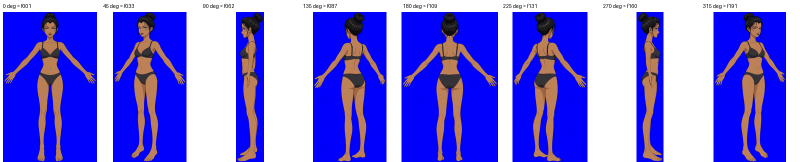
#> input picture body_tools/work/apose_turn/angle_map_sheet.png, 1600 x 324 px (shown at 1/2 size)
$ python measure3q.py ../apose_turn/angle_map_sheet.png
#> lines starting #> are read from the running program, lines starting #| are printed output that depends on the picture; after the words box and inside, x2 and y2 are one past the last pixel; in counts of white or black regions, pixels touching at a corner belong together
### body_tools/work/apose_turn/measure.py
import numpy as np, json, math, sys
from PIL import Image
from scipy import ndimage as nd
sys.path.insert(0, '.'); from seg import mask_of
ROOT = '/workspace/shadowveil'
# landmark levels as fractions of height, from OUR apose rig pivots (top 40, foot 1682): shoulder 439, hip 792, knee 1150, ankle 1570
U = {'shoulder': (439 - 40) / 1642, 'knee': (1150 - 40) / 1642}
WIN = {'bust': (0.27, 0.36, 'max'), 'waist': (0.36, 0.45, 'min'), 'hip': (0.44, 0.53, 'max')}
def runs(row):
    x = np.nonzero(row)[0]
    if not len(x): return []
    br = np.nonzero(np.diff(x) > 1)[0]; st = np.r_[x[0], x[br + 1]]; en = np.r_[x[br], x[-1]]
    return list(zip(st.tolist(), en.tolist()))
def measure(m):
    ys, xs = np.nonzero(m); top, foot = int(ys.min()), int(ys.max()); H = foot - top
    Y = lambda u: int(round(top + u * H))
    hipband = m[Y(0.45):Y(0.50)]; cx = int(np.median(np.nonzero(hipband)[1]))
    def trun(y):
        for a, b in runs(m[y]):
            if a <= cx <= b: return (a, b)
        return None
    out = {'top': top, 'foot': foot, 'H': H, 'cx': cx}
    r = trun(Y(U['shoulder'])); out['shoulder_w'] = r[1] - r[0] + 1 if r else None
    for k, (a, b, mode) in WIN.items():
        ws = [(trun(y)[1] - trun(y)[0] + 1, y) for y in range(Y(a), Y(b)) if trun(y)]
        w, y = (max if mode == 'max' else min)(ws); out[k + '_w'] = w; out[k + '_y'] = y
    # crotch: scanning up from knee level, first row where the centre column is opaque
    yk = Y(U['knee']); cr = None
    for y in range(yk, Y(0.40), -1):
        if m[y, cx]: cr = y; break
        pass
    legsep = cr is not None and cr < yk - 5 and not m[yk, cx]
    out['crotch_y'] = cr if legsep else None
    # per-leg widths at knee; ankle = narrowest leg run in u 0.86..0.95
    def legruns(y): return [(a, b) for a, b in runs(m[y]) if b - a > 4]
    kr = legruns(yk); out['knee_w'] = float(np.mean([b - a + 1 for a, b in kr])) if kr and len(kr) <= 3 else None; out['knee_runs'] = len(kr)
    best = None
    for y in range(Y(0.91), Y(0.95)):
        lr = legruns(y)
        if lr:
            w = float(np.mean([b - a + 1 for a, b in lr]))
            if best is None or w < best[0]: best = (w, y, len(lr))
    out['ankle_w'], out['ankle_y'], out['ankle_runs'] = best
    out['leg_len'] = (out['ankle_y'] - out['crotch_y']) if out['crotch_y'] else None
    # arms (only when separated from the torso): armpit = first row below the shoulder where that side has an extra outer run
    arms = {}
    for side in (-1, 1):
        ap = None
        for y in range(Y(U['shoulder']), Y(0.45)):
            rr = runs(m[y]); t = trun(y)
            if not t: continue
            outer = [r for r in rr if (r[1] < t[0] if side < 0 else r[0] > t[1])]
            if outer: ap = (y, (t[0] if side < 0 else t[1])); break
        if not ap: continue
        cen, wid = [], []
        for y in range(ap[0], Y(0.62)):
            rr = runs(m[y]); t = trun(y)
            outer = [r for r in rr if t and (r[1] < t[0] if side < 0 else r[0] > t[1])]
            if not outer: break
            r = outer[0] if side < 0 else outer[-1]; r = min(outer, key=lambda q: q[0]) if side < 0 else max(outer, key=lambda q: q[1])
            cen.append(((r[0] + r[1]) / 2, y)); wid.append(r[1] - r[0] + 1)
        if len(cen) < 20: continue
        # reach: armpit -> farthest pixel of the separated arm (fingertip); elbow/wrist are not detectable in a silhouette
        yy = np.arange(ap[0], ap[0] + len(cen)); best = (0, None)
        for y in yy:
            rr = runs(m[y]); t = trun(y); outer = [r for r in rr if t and (r[1] < t[0] if side < 0 else r[0] > t[1])]
            for r in outer:
                for x in (r[0], r[1]):
                    d = math.hypot(x - ap[1], y - ap[0])
                    if d > best[0]: best = (d, (x, int(y)))
        arms['L' if side > 0 else 'R'] = {'armpit': [ap[1], ap[0]], 'tip': list(best[1]), 'len': best[0]}
    out['arms'] = arms   # 'L' = viewer's right side (her left in front views)
    return out
# [7 lines left out: function normalize, not called in this run]

### body_tools/work/threequarter_apose/measure3q.py
import numpy as np, json, math, sys, os
from PIL import Image
from scipy import ndimage as nd
sys.path.insert(0,'/workspace/shadowveil/body_tools/work/apose_turn')
from measure import measure, runs
ROOT='/workspace/shadowveil'
def load(f):
    a=np.array(Image.open(f).convert('RGBA')); return a
def bbox(m):
    ys,xs=np.nonzero(m); return None if not len(ys) else [int(xs.min()),int(ys.min()),int(xs.max()),int(ys.max())]
def head_height(a,m,top):
    L=a[...,:3].astype(int).mean(-1); dark=m&(L<70)
    hb=m[top:top+260]; cx=int(np.median(np.nonzero(hb)[1]))
    skin=m&(a[...,0].astype(int)-a[...,2]>60)&(L>90)
    best=None
    for y in range(top+200,top+300):
        xs=[x for x in range(cx-70,cx+70) if dark[y,x] and skin[y-4,x] and skin[y+4,x]]
        if len(xs)>=2: best=y
    return (best-top) if best else None, best
# [24 lines left out: function arm_detail, not called in this run]
def feet(m,foot):
    out=[]; band=m[foot-45:foot+1]; lab,n=nd.label(band)
    for i in range(1,n+1):
        ys,xs=np.nonzero(lab==i)
        if len(xs)>150: out.append(dict(x0=int(xs.min()),x1=int(xs.max()),len_x=int(xs.max()-xs.min()+1)))
    return sorted(out,key=lambda d:d['x0'])
def all_metrics(f):
#> called with f = '../apose_turn/angle_map_sheet.png'
    a=load(f); m=a[...,3]>0
#> after `m = a[..., 3] > 0`: m: shape (324, 1600) bool; every value is 1
    o=measure(m); top=o['top']
#> in measure, `top, foot = (int(ys.min()), int(ys.max()))`: top = 0; foot = 323
#> in measure, `cx = int(np.median(np.nonzero(hipband)[1]))`: cx = 799
#> in measure, `out = {'top': top, 'foot': foot, 'H': H, 'cx': cx}`: out = {'top': 0, 'foot': 323, 'H': 323, 'cx': 799}
#> in runs, `st = np.r_[x[0], x[br + 1]]`: st = [0]
#> in runs, `en = np.r_[x[br], x[-1]]`: en = [1599]
#> the loop in trun, `for a, b in runs(m[y]):` made 1 pass
#> (a, b) on pass 1: (0, 1599)
#> in measure, `r = trun(Y(U['shoulder']))`: r = (0, 1599)
#> the loop in measure, `for k, (a, b, mode) in WIN.items():` made 3 passes
#> y on passes 1 to 3: 115, 116, 170
#> after the loop in measure, `for k, (a, b, mode) in WIN.items():`: out = 11 items
#> in measure, `legsep = cr is not None and cr < yk - 5 and not m[yk, cx]`: legsep = False
#> in measure, `kr = legruns(yk)`: kr = [(0, 1599)]
#> the loop in measure, `for y in range(Y(0.91), Y(0.95)):` made 13 passes
#> best on pass 1: (1600, 294, 1)
#> the loop in measure, `for side in (-1, 1):` made 2 passes
    hh,chin=head_height(a,m,top)
#> in head_height, `L = a[..., :3].astype(int).mean(-1)`:
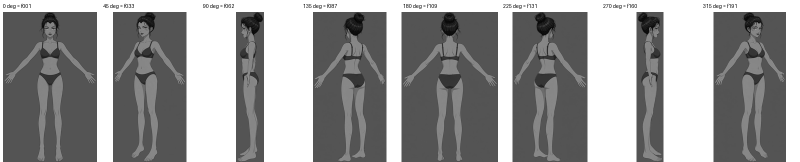
#> L: shape (324, 1600) float64 (shown at 1/2 size); min 1.33, max 255, mean 151.6
#> in head_height, `dark = m & (L < 70)`:
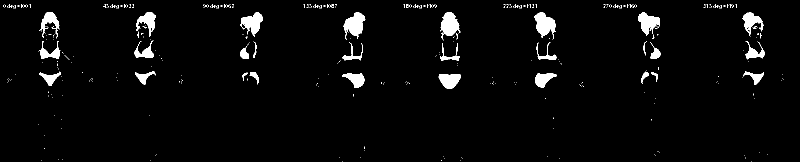
#> dark: shape (324, 1600) bool (shown at 1/2 size); 3.4% white; 467 white regions (434 under 20 px), largest, box (x1, y1, x2, y2) and area: (686, 24, 731, 80) 1332, (1069, 24, 1112, 79) 1329, (880, 24, 922, 72) 1253
#> in head_height, `hb = m[top:top + 260]`: hb: shape (260, 1600) bool; every value is 1
#> in head_height, `skin=m&(a[...,0].astype(int)-a[...,2]>60)&(L>90)`:
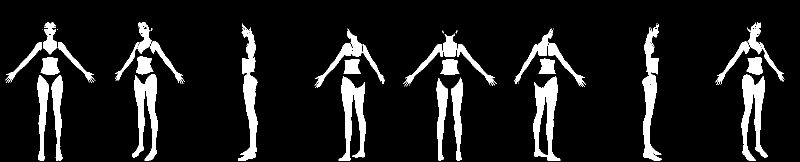
#> skin: shape (324, 1600) bool (shown at 1/2 size); 10.9% white; 55 white regions (19 under 20 px), largest, box (x1, y1, x2, y2) and area: (476, 55, 515, 322) 4465, (1483, 149, 1535, 322) 4423, (677, 153, 732, 322) 4414
    arms={k:arm_detail(m,v) for k,v in o['arms'].items()}
    return dict(top=o['top'],foot=o['foot'],H=o['H'],shoulder_w=o['shoulder_w'],leg_len=o['leg_len'],crotch_y=o['crotch_y'],ankle_y=o['ankle_y'],
                head_h=hh,chin_y=chin,arms=arms,feet=feet(m,o['foot']),
                bun_w_at_crown30=len(np.nonzero(m[top+30])[0]) if True else None)
if __name__=='__main__':
    for f in sys.argv[1:]: print(f,json.dumps(all_metrics(f)))

$ run again, on body_tools/work/apose_turn/handoff_overlay.png
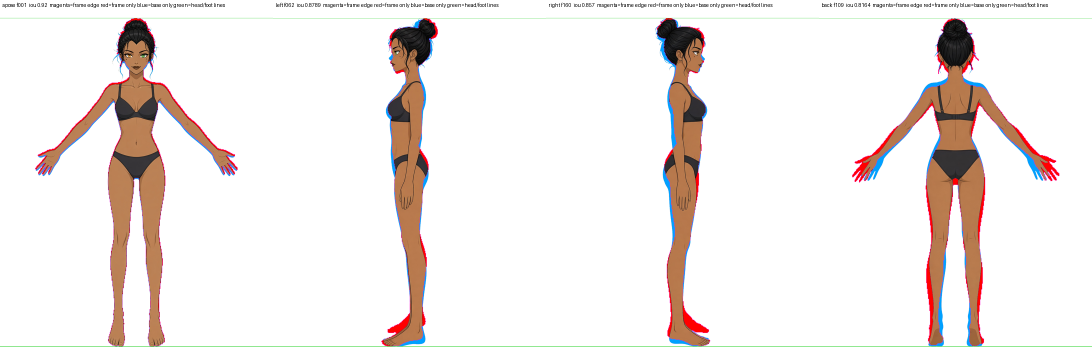
#> input picture body_tools/work/apose_turn/handoff_overlay.png, 2184 x 716 px (shown at 1/2 size)
#> m: shape (716, 2184) bool; every value is 1
#> top = 0; foot = 715
#> cx = 1091
#> out = {'top': 0, 'foot': 715, 'H': 715, 'cx': 1091}
#> st = [0]
#> en = [2183]
#> the loop in trun, `for a, b in runs(m[y]):` made 1 pass
#> (a, b) on pass 1: (0, 2183)
#> r = (0, 2183)
#> the loop in measure, `for k, (a, b, mode) in WIN.items():` made 3 passes
#> (w, y) on pass 1: (2184, 256)
#> in head_height, `dark = m & (L < 70)`:
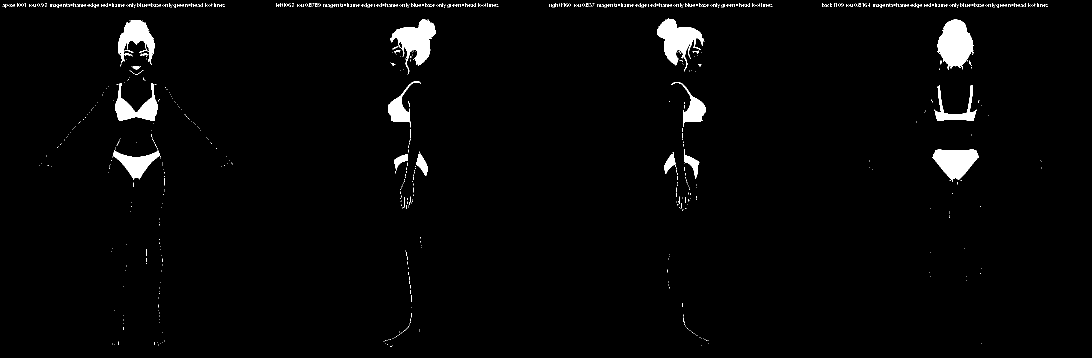
#> dark: shape (716, 2184) bool (shown at 1/2 size); 2.4% white; 1173 white regions (1150 under 20 px), largest, box (x1, y1, x2, y2) and area: (1875, 38, 1948, 140) 4934, (1314, 37, 1409, 143) 4316, (780, 38, 871, 148) 4290
#> hb: shape (260, 2184) bool; every value is 1
#> in head_height, `skin=m&(a[...,0].astype(int)-a[...,2]>60)&(L>90)`:
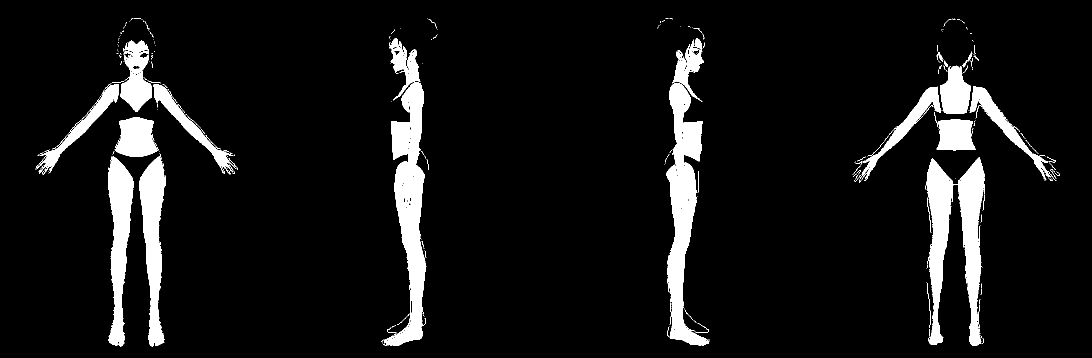
#> skin: shape (716, 2184) bool (shown at 1/2 size); 8.1% white; 306 white regions (252 under 20 px), largest, box (x1, y1, x2, y2) and area: (1853, 314, 1970, 692) 20701, (1332, 166, 1418, 692) 19079, (763, 165, 852, 692) 17670
